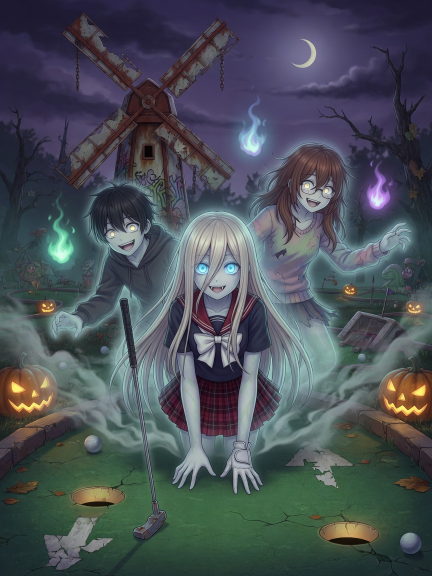
#> input picture catalog/assets/files/midnight_par/img/cg_bad_end.png, 864 x 1152 px (shown at 1/2 size); its folder holds only this picture in this run
$ python -i anim_harvest.py   (imports and definitions only)
#> lines starting #> are read from the running program, lines starting #| are printed output that depends on the picture
"""Harvest animation frames from video (ffmpeg) and select a looping window."""

from __future__ import annotations

import shutil
import subprocess
import tempfile
from pathlib import Path
from typing import Any

from PIL import Image, ImageChops, ImageStat


# [67 lines left out: functions _mean_abs_diff, harvest_frames, select_cycle_window, not called in this run]


def normalize_frame_canvas(
    src: Path,
    dest: Path,
    *,
    size: tuple[int, int] = (864, 1152),
    bg: tuple[int, int, int, int] = (0, 0, 0, 0),
    feet_bottom: bool = True,
) -> Path:
    """Resize/pad frame onto fixed canvas (transparent by default)."""
#> called with dest = 'out.png', size = (864, 1152), bg = (0, 0, 0, 0), feet_bottom = True
    im = Image.open(src).convert("RGBA")
    tw, th = size
    # if has alpha content, crop tight first
    bb = im.split()[-1].getbbox()
#> bb = (0, 0, 864, 1152)
    if bb:
        im = im.crop(bb)
    scale = min(tw / im.width, th / im.height) * 0.95
#> scale = 0.95
    nw = max(1, int(im.width * scale))
#> nw = 820
    nh = max(1, int(im.height * scale))
#> nh = 1094
    im = im.resize((nw, nh), Image.Resampling.LANCZOS)
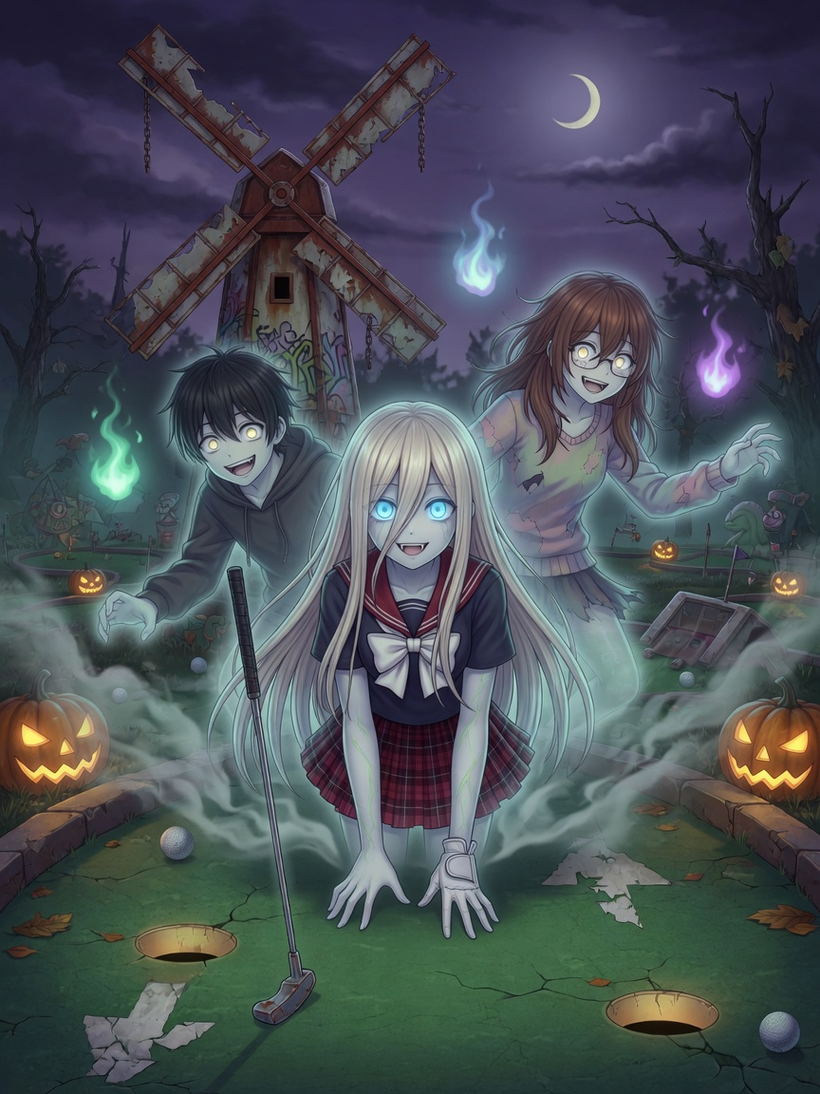
#> im: PIL image 820x1094 RGBA; mean R, G, B, A 74.3, 80.8, 87.1, 255
    canvas = Image.new("RGBA", (tw, th), bg)
#> canvas: PIL image 864x1152 RGBA; every value is 0
    x = (tw - nw) // 2
#> x = 22
    y = (th - nh) if feet_bottom else (th - nh) // 2
#> y = 58
    canvas.paste(im, (x, y), im)
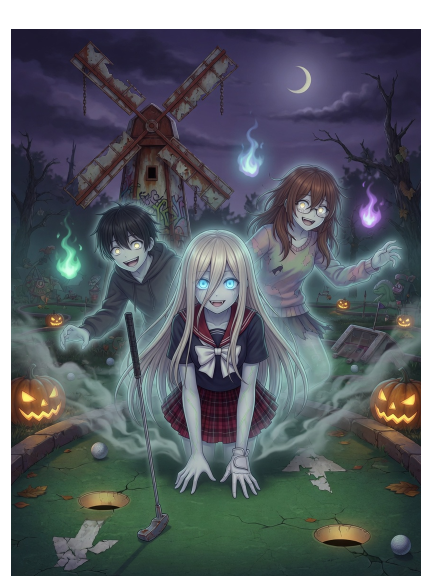
#> canvas: PIL image 864x1152 RGBA (shown at 1/2 size); mean R, G, B, A 67, 72.8, 78.5, 229.8; transparent parts drawn white
    dest = Path(dest)
    dest.parent.mkdir(parents=True, exist_ok=True)
    canvas.save(dest)
    return dest


# [48 lines left out: functions make_contact_sheet, video_to_cycle_frames, not called in this run]

>>> result = normalize_frame_canvas('../../../../catalog/assets/files/midnight_par/img/cg_bad_end.png', 'out.png')

$ run again, on catalog/assets/files/midnight_par/img/cg_kaito_end.png
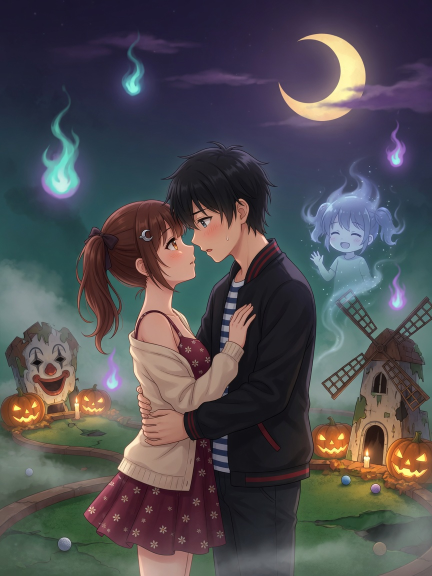
#> input picture catalog/assets/files/midnight_par/img/cg_kaito_end.png, 864 x 1152 px (shown at 1/2 size)
#> bb = (0, 0, 864, 1152)
#> in normalize_frame_canvas, `im = im.resize((nw, nh), Image.Resampling.LANCZOS)`:
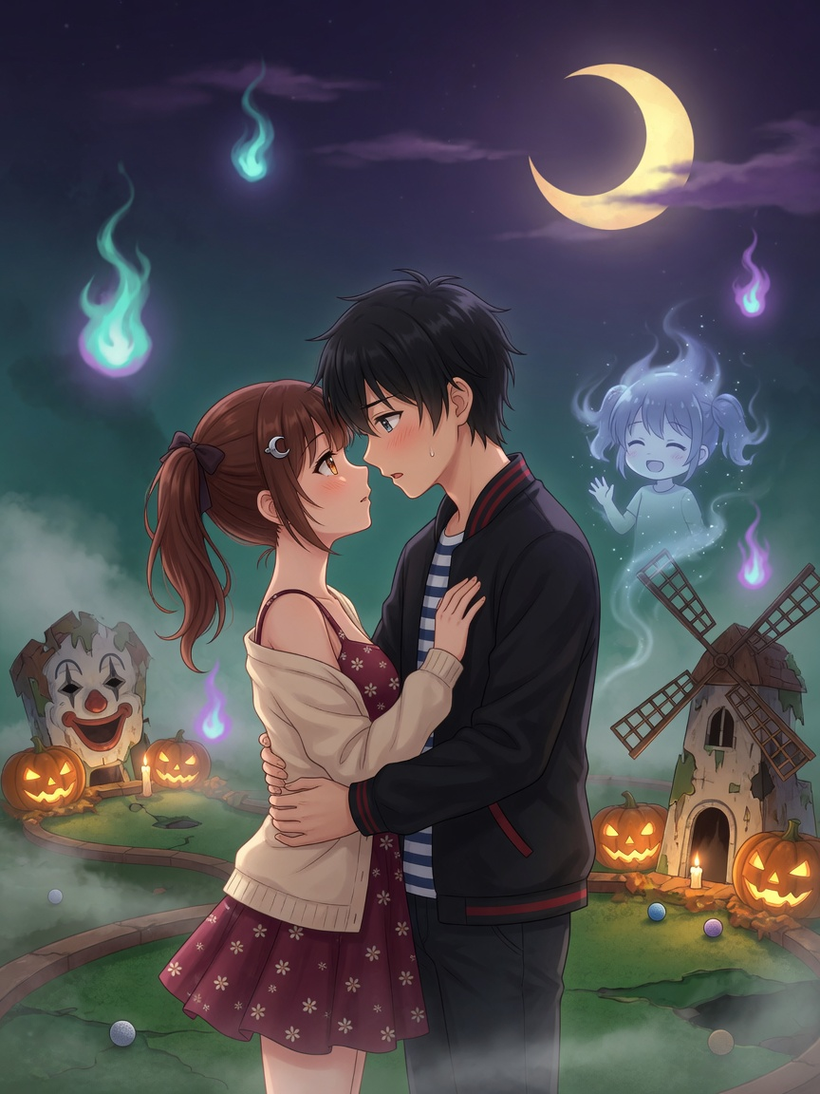
#> im: PIL image 820x1094 RGBA; mean R, G, B, A 80.5, 77.5, 81.6, 255
#> in normalize_frame_canvas, `canvas.paste(im, (x, y), im)`:
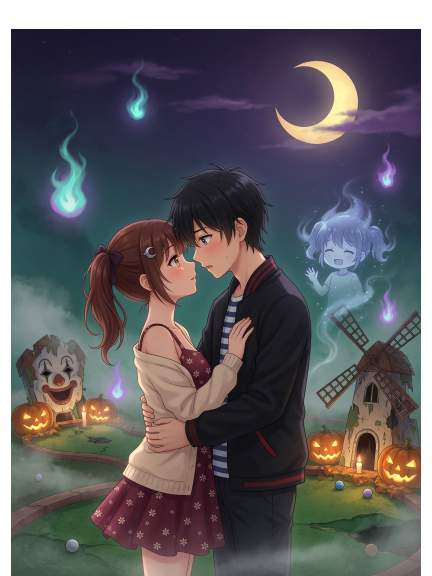
#> canvas: PIL image 864x1152 RGBA (shown at 1/2 size); mean R, G, B, A 72.5, 69.9, 73.5, 229.8; transparent parts drawn white

$ run again, on catalog/assets/files/midnight_par/img/cg_kirara_end.png
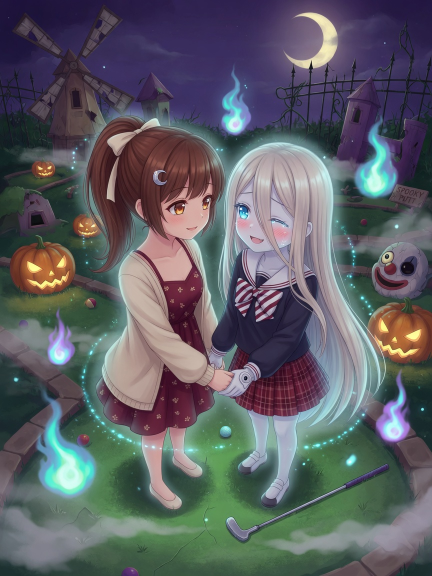
#> input picture catalog/assets/files/midnight_par/img/cg_kirara_end.png, 864 x 1152 px (shown at 1/2 size)
#> bb = (0, 0, 864, 1152)
#> in normalize_frame_canvas, `im = im.resize((nw, nh), Image.Resampling.LANCZOS)`:
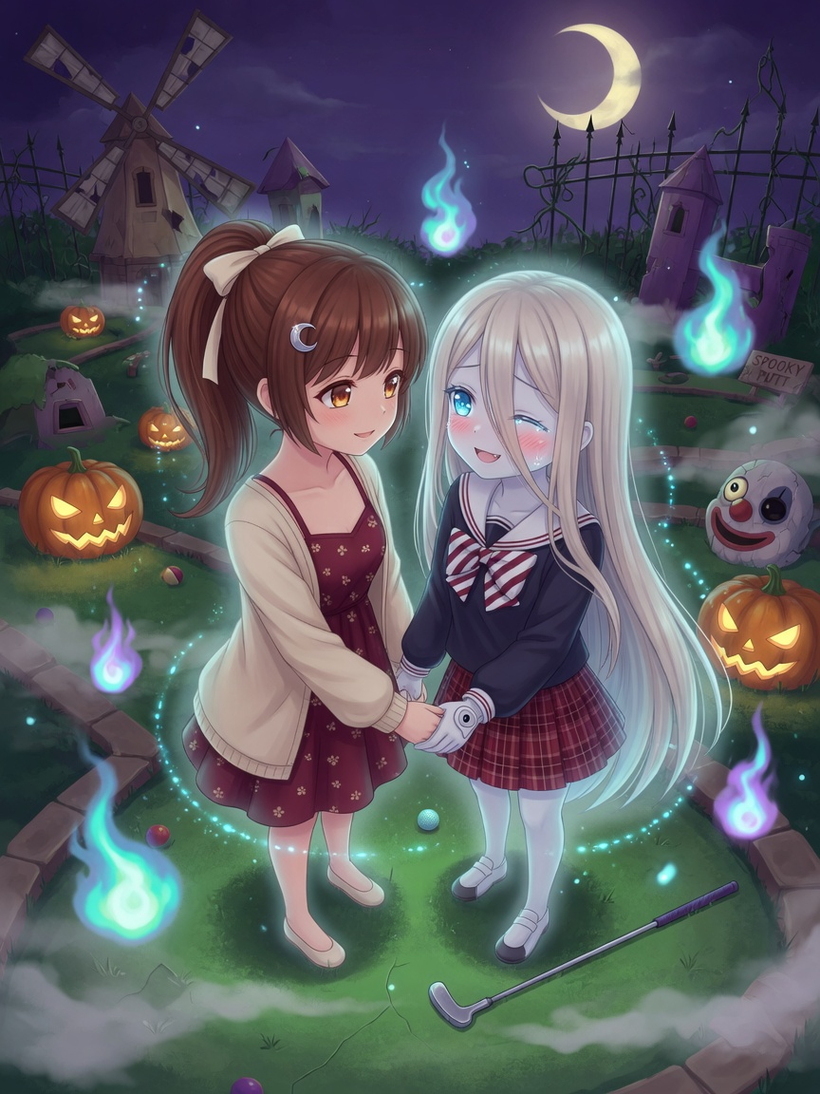
#> im: PIL image 820x1094 RGBA; mean R, G, B, A 93.4, 94.8, 100.3, 255
#> in normalize_frame_canvas, `canvas.paste(im, (x, y), im)`:
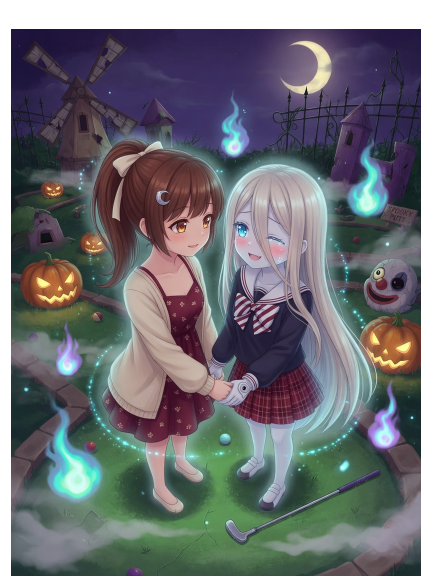
#> canvas: PIL image 864x1152 RGBA (shown at 1/2 size); mean R, G, B, A 84.2, 85.5, 90.4, 229.8; transparent parts drawn white
